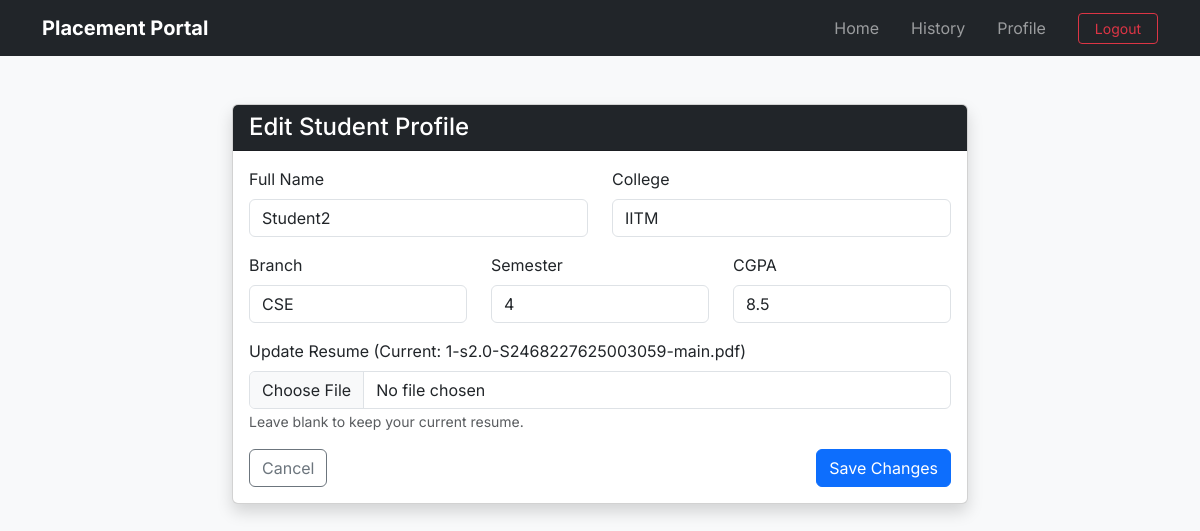
Page /student/edit-profile (signed in) on the committed database.
### application/models.py (models this page shows)
class Student(db.Model):
    __tablename__="students"
    id=db.Column(db.Integer(),primary_key=True)
    user_id=db.Column(db.Integer(),db.ForeignKey("users.id"),nullable=False)
    name=db.Column(db.String(100),nullable=False)
    college=db.Column(db.String(200),nullable=False)
    branch=db.Column(db.String(100),nullable=False)
    semester=db.Column(db.String(10),nullable=False)
    cgpa=db.Column(db.Float(),nullable=False)
    resume_path=db.Column(db.String(400)) #This will store the file path of where the resume is stored
    user=db.relationship("User",back_populates="student") #Child side
    applications=db.relationship("Application",back_populates="student",cascade="all,delete-orphan") #Parent side

### application/controllers.py (the view, shortened to what this page needs)
@app.route('/student/edit-profile',methods=['GET','POST'])
def edit_profile():
    if session.get('role')!='student':
        flash('Please login as a student','danger')
        return redirect(url_for('login'))
    student=Student.query.filter_by(user_id=session['user_id']).first()
    return render_template('edit_profile_student.html',student=student)

### templates/edit_profile_student.html
{% extends 'base.html' %}
{% block content %}
<div class="container mt-4">
    <div class="row justify-content-center">
        <div class="col-md-8">
            <div class="card shadow">
                <div class="card-header bg-dark text-white">
                    <h4 class="mb-0">Edit Student Profile</h4>
                </div>
                <div class="card-body">
                    <form action="{{ url_for('edit_profile') }}" method="POST" enctype="multipart/form-data">
                        <div class="row mb-3">
                            <div class="col-md-6">
                                <label class="form-label">Full Name</label>
                                <input type="text" name="fullname" class="form-control" value="{{ student.name }}" required>
                            </div>
                            <div class="col-md-6">
                                <label class="form-label">College</label>
                                <input type="text" name="college" class="form-control" value="{{ student.college }}" required>
                            </div>
                        </div>
                        <div class="row mb-3">
                            <div class="col-md-4">
                                <label class="form-label">Branch</label>
                                <input type="text" name="branch" class="form-control" value="{{ student.branch }}" required>
                            </div>
                            <div class="col-md-4">
                                <label class="form-label">Semester</label>
                                <input type="number" name="semester" class="form-control" value="{{ student.semester }}" required>
                            </div>
                            <div class="col-md-4">
                                <label class="form-label">CGPA</label>
                                <input type="number" step="0.01" name="cgpa" class="form-control" value="{{ student.cgpa }}" required>
                            </div>
                        </div>
                        <div class="mb-3">
                            <label class="form-label">Update Resume (Current: {{ student.resume_path.split('/')[-1].split('\\')[-1] }})</label>
                            <input type="file" name="resume" class="form-control">
                            <small class="text-muted">Leave blank to keep your current resume.</small>
                        </div>
                        <div class="d-flex justify-content-between">
                            <a href="{{ url_for('student_dashboard') }}" class="btn btn-outline-secondary">Cancel</a>
                            <button type="submit" class="btn btn-primary">Save Changes</button>
                        </div>
                    </form>
                </div>
            </div>
        </div>
    </div>
</div>
{% endblock %}

### templates/base.html (style rules this page uses)
body { font-family: 'Inter', sans-serif; }

### rows in the picture
Student: fullname "Student2", college "IITM", branch "CSE", semester "4", cgpa "8.5", resume_path "1-s2.0-S2468227625003059-main.pdf"
